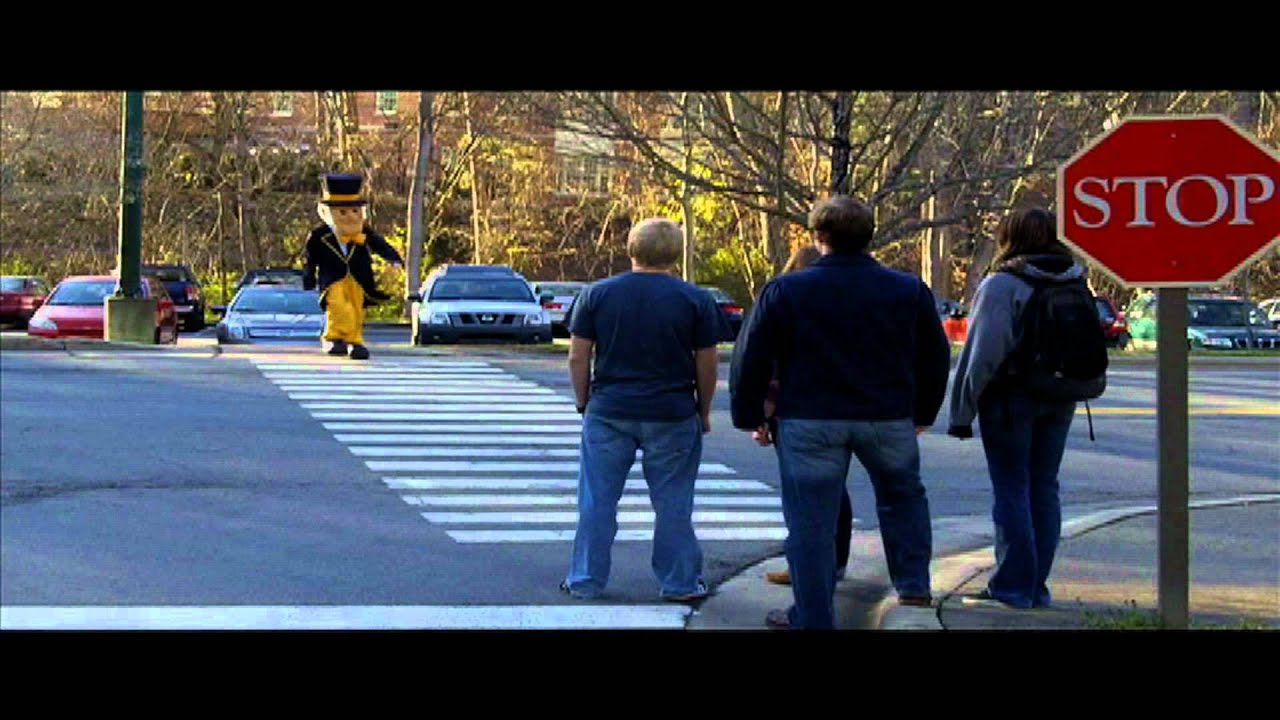
#> input picture img1.jpg, 1280 x 720 px
$ python module1.py
#> lines starting #> are read from the running program, lines starting #| are printed output that depends on the picture; after the words box and inside, x2 and y2 are one past the last pixel; in counts of white or black regions, pixels touching at a corner belong together
import cv2
import imutils

# Initializing the HOG person
# detector
hog = cv2.HOGDescriptor()
hog.setSVMDetector(cv2.HOGDescriptor_getDefaultPeopleDetector())

# Reading the Image
image = cv2.imread('img1.jpg')
#> image is the input picture: shape (720, 1280, 3); mean B, G, R 78, 72.1, 70.3

# Resizing the Image
image = imutils.resize(image, width=min(400, image.shape[1]))
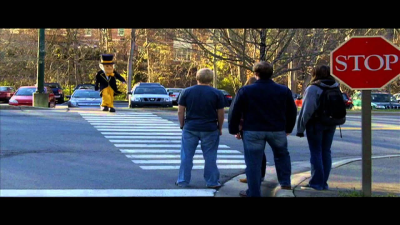
#> image: shape (225, 400, 3); mean B, G, R 78, 72.1, 70.3

# Detecting all the regions in the
# Image that has a pedestrians inside it
(regions, _) = hog.detectMultiScale(image, winStride=(4, 4), padding=(4, 4), scale=1.05)
#> regions = [[280, 51, 82, 164], [217, 56, 84, 167], [156, 38, 90, 180]]

# Drawing the regions in the Image
for (x, y, w, h) in regions:
	cv2.rectangle(image, (x, y), (x + w, y + h), (0, 0, 255), 2)
#> this loop made 3 passes
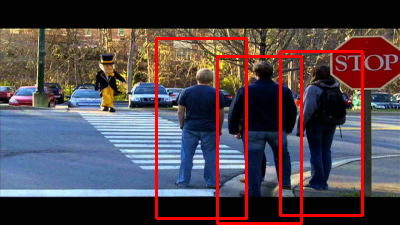
#> image: shape (225, 400, 3); 5.06% of pixels changed, all inside (x1, y1, x2, y2) = (155, 37, 364, 225)


# Showing the output Image
cv2.imshow("Image", image)
cv2.waitKey(0)

cv2.destroyAllWindows()

$ run again, with img.jfif saved as img1.jpg
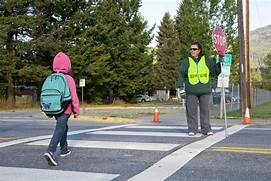
#> input picture img.jfif, 271 x 181 px
#> image is the input picture: shape (181, 271, 3); mean B, G, R 108.1, 119.2, 116.1
#> regions = [[162, 18, 70, 139], [24, 40, 70, 139]]
#> the loop `for (x, y, w, h) in regions:` made 2 passes
#> after the loop `for (x, y, w, h) in regions:`:
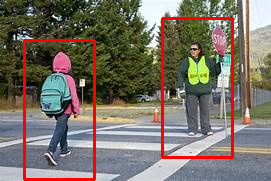
#> image: shape (181, 271, 3); 5.1% of pixels changed, all inside (x1, y1, x2, y2) = (23, 17, 234, 181)
